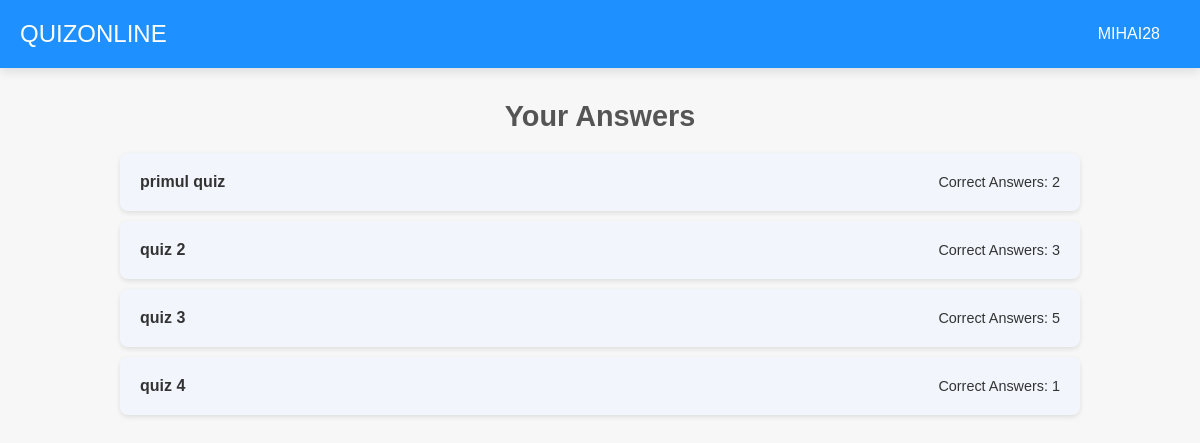
/user_results (signed in), run on the app's committed database.
### app.py (models this page shows)
class User(db.Model):
    id = db.Column(db.Integer, primary_key=True)
    username = db.Column(db.String(80), unique=True, nullable=False)
    email = db.Column(db.String(120), unique=True, nullable=False)
    password = db.Column(db.String(200), nullable=False)
    polls = db.relationship('Poll', backref='creator', lazy=True)

class Poll(db.Model):
    id = db.Column(db.String(36), primary_key=True)
    title = db.Column(db.String(200), nullable=False)
    creator_id = db.Column(db.Integer, db.ForeignKey('user.id'), nullable=False)
    is_private = db.Column(db.Boolean, default=False)
    is_active = db.Column(db.Boolean, default=True)
    options = db.relationship('Option', backref='poll', lazy=True)
    access = db.relationship('PollAccess', backref='poll', lazy=True)

### app.py (the view)
@app.route('/user_results')
def user_results():
    if 'username' not in session:
        return redirect(url_for('login'))
    user = User.query.filter_by(username=session['username']).first()
    if not user:
        return "User not found"
    votes = Vote.query.filter_by(user_id=user.id).all()
    poll_votes = {}
    for vote in votes:
        if vote.poll_id not in poll_votes:
            poll_votes[vote.poll_id] = []
        poll_votes[vote.poll_id].append(vote)
    poll_results = {}
    for poll_id, votes_list in poll_votes.items():
        poll = Poll.query.get(poll_id)
        if not poll:
            continue
        correct_count = 0
        grouped_options = []
        current_group = []
        for option in poll.options:
            if option.text.startswith('<h1>'):
                if current_group:
                    grouped_options.append(current_group)
                current_group = [option]
            else:
                current_group.append(option)
        if current_group:
            grouped_options.append(current_group)
        def is_option_selected(option_id, vote_list):
            for vote in vote_list:
                if vote.option_id == option_id:
                    return True
            return False
        total_correct = 0
        for group in grouped_options:
            section_correct = True
            if group[0].text.startswith('<h1>'):
                for option in group[1:]:
                    if is_option_selected(option.id, votes_list) and not option.correct:
                        section_correct = False
                        break
                if section_correct:
                    for option in group[1:]:
                        if is_option_selected(option.id, votes_list) and option.correct:
                            total_correct += 1
        for group in grouped_options:
            if not group[0].text.startswith('<h1>'):
                for option in group:
                    if is_option_selected(option.id, votes_list) and option.correct:
                        correct_count += 1
        poll_results[poll_id] = {
            'title': poll.title,
            'correct_count': correct_count + total_correct
        }
    results_list = list(poll_results.values())
    return render_template('user_results.html', results=results_list)

### templates/user_results.html (shortened to what this page needs)
<!DOCTYPE html>
<html lang="en">
<head>
</head>
<body>
      <header>
        <a href="/dashboard" class="logo" style="color:white; text-decoration: none;">QuizOnline</a>
        <div class="dropdown">
            <div class="dropdown-button">{{ session.username }}</div>
        </div>
    </header>
    <div class="content-wrapper">
        <div class="content">
              <h2>Your Answers</h2>
                <ul class="poll-results">
                 {% for result in results %}
                    <li class="poll-results-item">
                        <span>{{ result.title }}</span>
                        <p>Correct Answers: {{ result.correct_count }}</p>
                    </li>
                {% endfor %}
                </ul>
        </div>
    </div>
</body>
</html>

### templates/user_results.html (style rules this page uses)
* { margin: 0; padding: 0; box-sizing: border-box; }
body { font-family: 'Arial', sans-serif; background: #f7f7f7; color: #333; display: flex; flex-direction: column; height: 100vh; padding-top: 60px; }
header { width: 100%; background-color: #1E90FF; padding: 15px 0; position: fixed; top: 0; left: 0; z-index: 100; box-shadow: 0 4px 10px rgba(0, 0, 0, 0.1); display: flex; justify-content: space-between; align-items: center; font-size: 1.5rem; color: white; text-transform: uppercase; }
header .logo { margin-left: 20px; }
.dropdown { position: relative; display: inline-block; margin-right: 20px; }
.dropdown-button { cursor: pointer; padding: 10px 20px; font-size: 1rem; border-radius: 30px; transition: background 0.3s ease, transform 0.3s ease; text-decoration: none; color: #fff; }
.content-wrapper { display: flex; align-items: center; flex-direction: column; height: 100%; }
.content { width: 100%; max-width: 1000px; padding: 20px; text-align: center; }
h2 { font-size: 1.8rem; color: #555; margin-top: 20px; }
.poll-results { list-style-type: none; padding: 0; margin-top: 20px; display: flex; flex-direction: column; gap: 10px; }
.poll-results-item { background: #f2f6fc; padding: 20px; border-radius: 8px; box-shadow: 0 2px 5px rgba(0, 0, 0, 0.1); transition: background 0.3s ease; display: flex; justify-content: space-between; align-items: center; }
.poll-results-item span { font-size: 1rem; font-weight: bold; }
.poll-results-item p { font-size: 0.9rem; }

### data on the page
User: username "MIHAI28"
Poll: title "primul quiz", correct_count "2"
Poll: title "quiz 2", correct_count "3"
Poll: title "quiz 3", correct_count "5"
Poll: title "quiz 4", correct_count "1"
